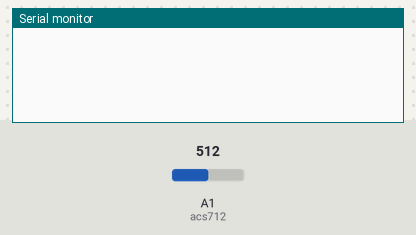
The sketch below on a simulated Arduino Uno, built with avr-gcc and run on an emulated ATmega328P. On the bench: the last lines printed to the serial monitor. The test bench sets the inputs (shaded band); at power-on: A1 (acs712) = 512.

Above: at 1.2 s.
1.3 s: A1 (acs712) set to 683
At 3.5 s:
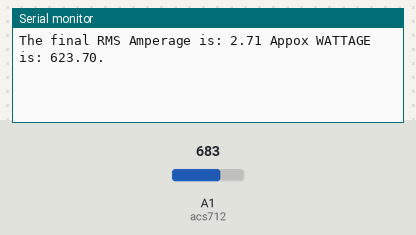
4.3 s: A1 (acs712) set to 711
At 6.4 s:
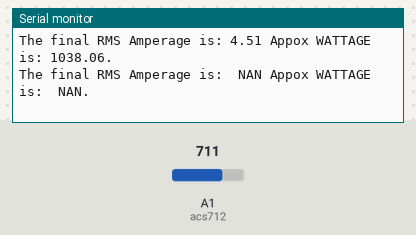

The sketch:

ACS723_AC_Current_Sensing_-_Method_01.ino
```cpp
#define acs712 A1

long lastsample = 0;
long samplesum = 0;
int sampleCount = 0;

//volts per count = 5/1024 = 0.0048828125
float vpc = 4.8828125; //volts per count * 1000 => convert to milli volts

void setup()
{
  Serial.begin(115200);

}

// RMS Method
void loop() {

  if (millis() > lastsample + 1) {
    //take sample.
    samplesum += sq(analogRead(acs712) - 512);
    sampleCount++;

    lastsample = millis();
  }

  // take 1000 samples
  if (sampleCount == 1000) {
    //averaging stuff

    float mean = samplesum / sampleCount;
    float value = sqrt(mean); // RMS value
    float mv = (value * vpc); // RMS voltage (in milli voltage)
    // ACS unit sensitivity is 66 milli vots per amp
    float amperage = mv / 185;  //66 for 30A  185 for 20A  185 for 5A


    Serial.println("The final RMS Amperage is: " + String(amperage) + " Appox WATTAGE is: " + String(amperage * 230) + ".");

    // reset sample count after done sampling
    samplesum = 0;
    sampleCount = 0;
  }
}
```

Measured:
- the behaviour switches between 693 and 694 on A1 (acs712) (found by bisection; images 1 and 2)
- after the input at 1.3 s, the serial monitor: prints a new line after 0.73 s (image 1)
- after the input at 4.3 s, the serial monitor: prints a new line after 1.8 s (image 2)
